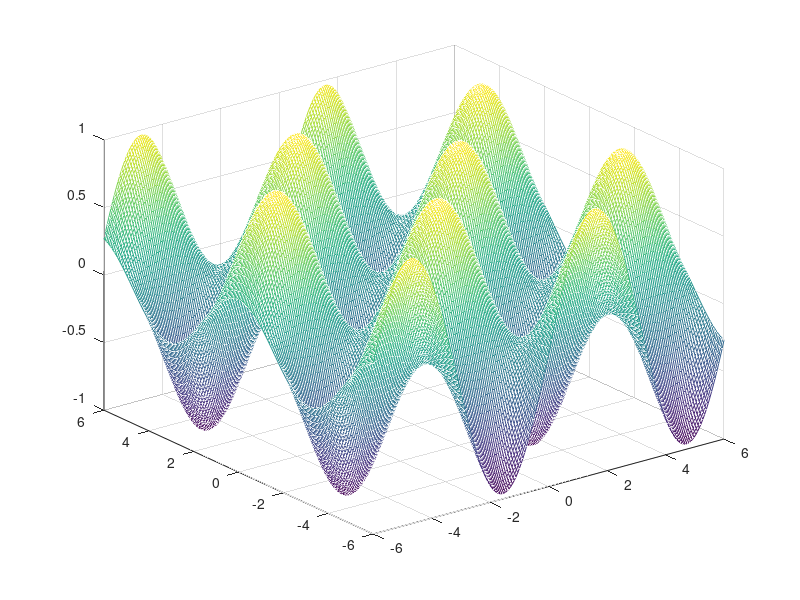
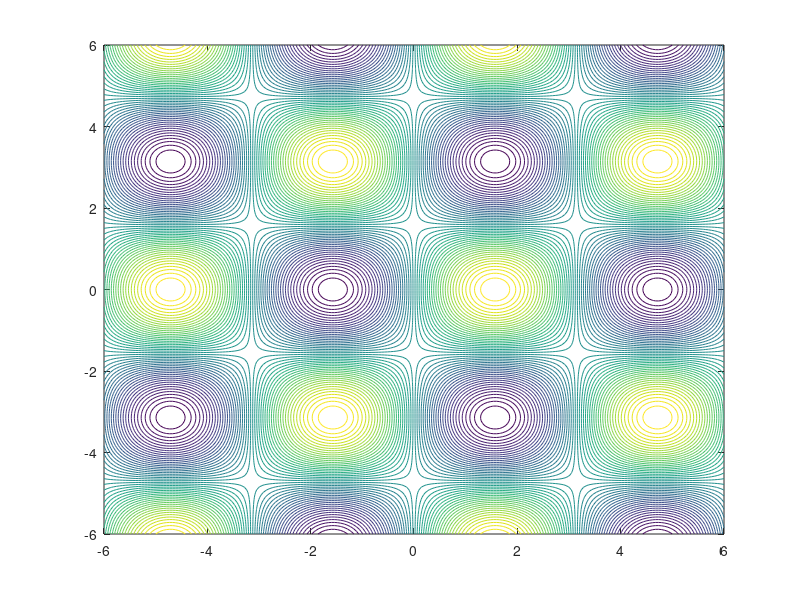

Recreate these plots in MATLAB, in order.
x = linspace (-6,6,200);
y = linspace (-6,6,200);
[X,Y] = meshgrid(x,y);
f = @(X,Y) sin(X).*cos(Y);

z = f(X,Y);
figure(1)
mesh (X,Y,z)
figure(2)
contour(X,Y,z,50)